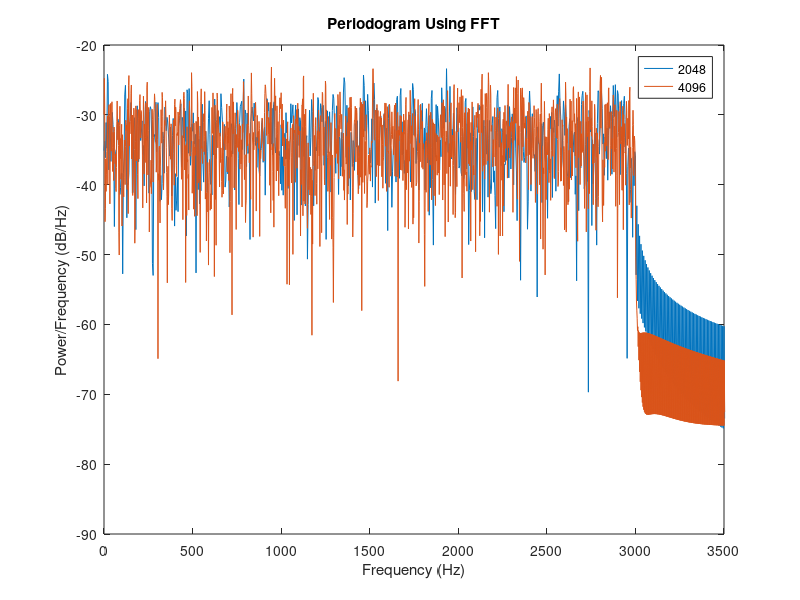

The MATLAB script that drew this image:
clear;
clc;
B=3000;
fft_n=4096;
sequence=randi([0 1],1,fft_n);
qpsk= 2*sequence(1:2:end)+sequence(2:2:end);
const=[1+1i,-1+1i,1-1i,-1-1i];
qpsk=genqammod(qpsk,const);
y=ifft(qpsk);
fft_n=length(qpsk);
delta_f=B/fft_n;
n=1:fft_n;
f=delta_f*(n-1);
T=1/delta_f;
fs=8000;
t=(-fft_n/2)/fs:1/fs:(fft_n/2-1)/fs;
signal_total=0;
figure;
for i=1:fft_n
    signal=rectpuls(t-(1/2)*T,T).*exp(1i*2*pi*f(i)*t)*y(i);
    signal_total=signal_total+signal;
end
xdft = fft(signal_total);
xdft = xdft(1:fft_n/2+1);
psdx = (1/(fs*fft_n)) * abs(xdft).^2;
psdx(2:end-1) = 2*psdx(2:end-1);
freq = 0:fs/fft_n:fs/2;

plot(freq,10*log10(psdx));
hold on;

fft_n=4096*2;
sequence=randi([0 1],1,fft_n);
qpsk= 2*sequence(1:2:end)+sequence(2:2:end);
const=[1+1i,-1+1i,1-1i,-1-1i];
qpsk=genqammod(qpsk,const);
y=ifft(qpsk);
fft_n=length(qpsk);
delta_f=B/fft_n;
n=1:fft_n;
f=delta_f*(n-1);
T=1/delta_f;
fs=8000;
t=(-fft_n/2)/fs:1/fs:(fft_n/2-1)/fs;
signal_total=0;
for i=1:fft_n
    signal=rectpuls(t-(1/2)*T,T).*exp(1i*2*pi*f(i)*t)*y(i);
    signal_total=signal_total+signal;
end
xdft = fft(signal_total);
xdft = xdft(1:fft_n/2+1);
psdx = (1/(fs*fft_n)) * abs(xdft).^2;
psdx(2:end-1) = 2*psdx(2:end-1);
freq = 0:fs/fft_n:fs/2;

plot(freq,10*log10(psdx));
hold on;
xlim([0,3500]);
legend("2048","4096");
title('Periodogram Using FFT')
xlabel('Frequency (Hz)')
ylabel('Power/Frequency (dB/Hz)')
